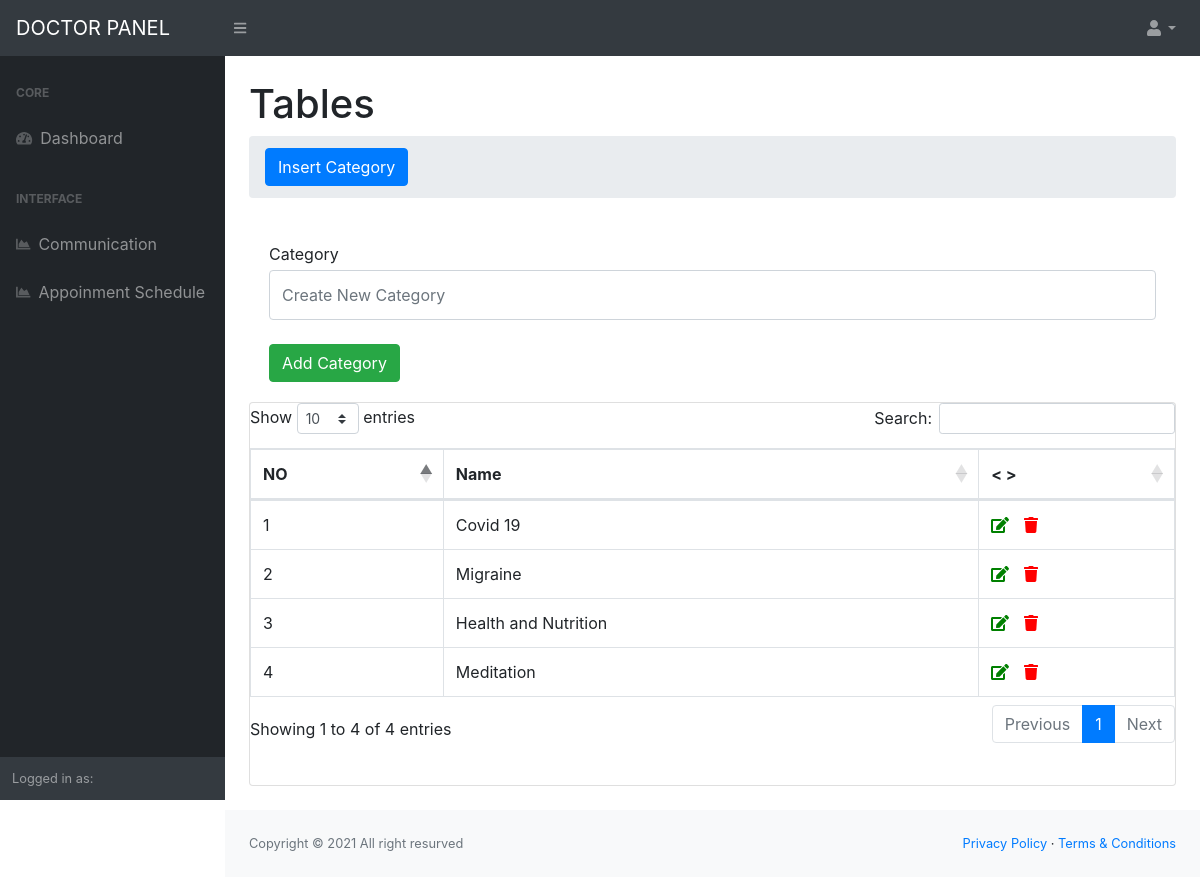
/admin/blogcat.php (signed in), run on the app's committed database.
### tables this page shows
CREATE TABLE `blogcat_table` (
  `cat_id` int(11) NOT NULL,
  `cat_name` varchar(300) NOT NULL
);

### library/db.php (called while the page is built, shortened)
<?php
class DBconnection{
	public function connectDataBase(){
		$this->con = new mysqli('localhost', 'root', '','doctor_db');
	}
}
?>

### library/Selectclass.php (called while the page is built, shortened)
<?php
include_once 'db.php';
class Selectclass extends DBconnection{
	public function selects($query){
		$result = $this->con->query($query) or die($this->con->error.__LINE__);
		if($result){
			return $result;
		} else {
			return false;
		}
	}
		public function selectall($var){
		$query = "SELECT * FROM $var";
		$result = self::selects($query);
		return $result;
	}
}
 ?>

### admin/blogcat.php (the view, shortened to what this page needs)
<?php include_once 'header.php'; ?>
            <div id="layoutSidenav_content">
                <main>
                    <div class="container-fluid">
                        <h1 class="mt-4">Tables</h1>
                        <ol class="breadcrumb mb-4">
                            <li class="breadcrumb-item active"> <a class="btn btn-primary" href="blogcat.php">Insert Category</a></li>
                        </ol>
                        <div class="card-body">
                            <?php
                            if (!empty($_GET['editcatid'])) {
                                $viewdoctor = $sc->selectallId('blogcat_table','cat_id',$_GET['editcatid']);
                                while ($row = $viewdoctor->fetch_assoc()) {
                                ?>
                                        <form method="post" action="">
                                            <div class="form-group">
                                                <label class="large mb-1" for="inputEmailAddress">Category</label>
                                                <input class="form-control py-4" name="cat_name" type="text" value="<?php echo $row['cat_name'];?>">
                                            </div>
                                            <div class="form-group d-flex align-items-center justify-content-between mt-4 mb-0">
                                                 <input class="btn btn-success" type="submit" name="update" value="Update Category">
                                            </div>
                                        </form>
                           <?php } }else{
                            ?>
                                        <form method="post" action="">
                                            <div class="form-group">
                                                <label class="large mb-1" for="inputEmailAddress">Category</label>
                                                <input class="form-control py-4" name="cat_name" type="text" placeholder="Create New Category">
                                            </div>
                                            <div class="form-group d-flex align-items-center justify-content-between mt-4 mb-0">
                                                 <input class="btn btn-success" type="submit" name="submit" value="Add Category">
                                            </div>
                                        </form>
<?php }
                            ?>
                                    </div>
                        <div class="card mb-4">
                               <table class="table table-bordered" id="dataTable" width="100%" cellspacing="0">
                                        <thead>
                                            <tr>
                                                <th>NO</th>
                                                <th>Name</th>
                                                <th> < > </th>
                                            </tr>
                                        </thead>
                                        <tbody>
                                    <?php
                                        $viewdoctor = $sc->selectall('blogcat_table');
                                            $a = 0;
                                            while ($row = $viewdoctor->fetch_assoc()) {
                                                $a++;
                                    ?>
                                            <tr>
                                                <td><?php echo $a;?></td>
                                                <td><?php echo $row['cat_name'];?></td>
                                                <td>
                                                    <a href="blogcat.php?editcatid=<?php echo $row['cat_id'] ?>"><i style="padding: -10px; color: green;" class="fas fa-edit"></i></a> <span style="margin-right: 10px;"></span>
                                                    <a href="blogcat.php?deltecatid=<?php echo $row['cat_id'] ?>"><i style="padding: -10px; color: red;" class="fa fa-trash"></i></a>
                                                </td>
                                            </tr>
                                     <?php }  ?>
                                        </tbody>
                                    </table>
                            <div class="card-body">
                            </div>
                        </div>
                    </div>
                </main>
<?php include_once 'footer.php'; ?>

### data on the page
blogcat_table: cat_name "Covid 19"
blogcat_table: cat_name "Migraine"
blogcat_table: cat_name "Health and Nutrition"
blogcat_table: cat_name "Meditation"
